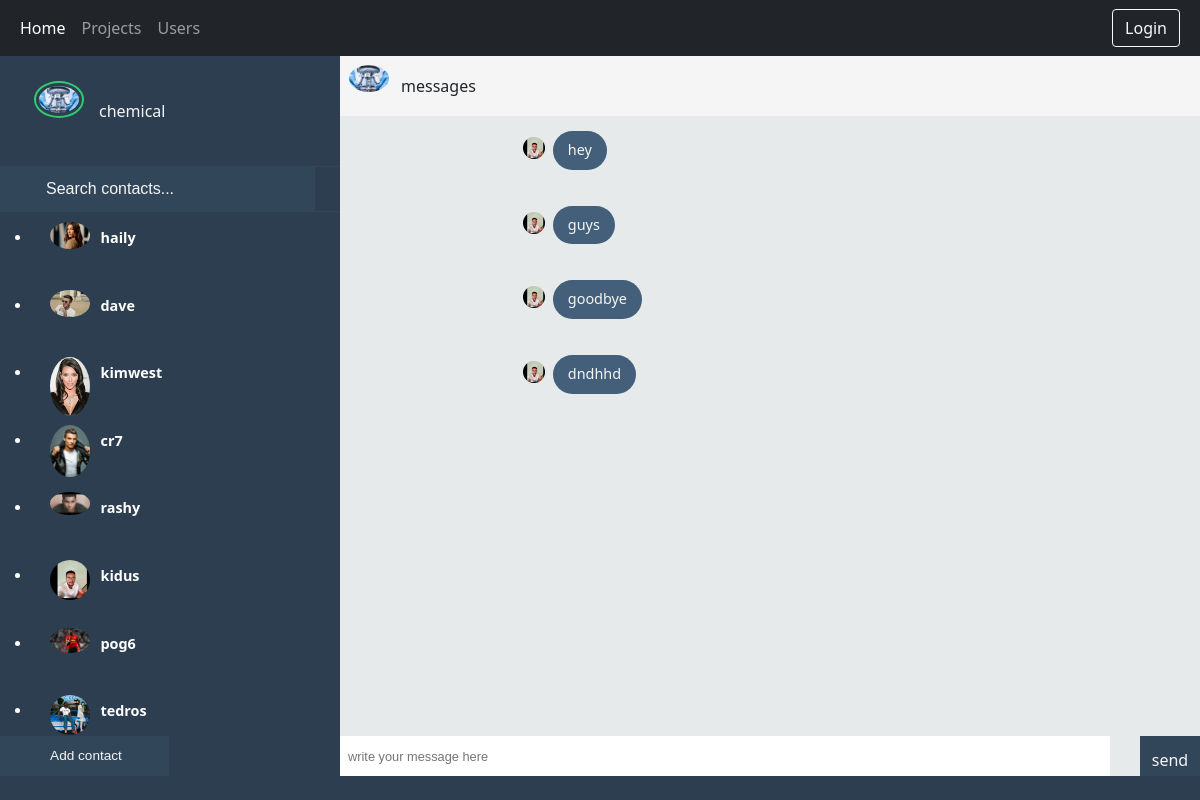
The page /each_group/467a8e3d-2248-490e-be30-5a88f5d6e422/ on the database its author committed.
### users/models.py (models this page shows, shortened)
class Group(models.Model):
    name= models.CharField(max_length=20, null=True, blank=True)
    group_profile=models.ImageField(null=True,blank=True,upload_to="project_profiles/", default='project_profiles/default.jpg')
    users=models.ManyToManyField('Account',blank=True)
    created = models.DateTimeField(auto_now_add=True)
    id = models.UUIDField(default=uuid.uuid4, unique=True, primary_key=True, editable=False)

class Account(models.Model):
    user = models.OneToOneField(User, on_delete=models.CASCADE, null=True, blank=True)
    first_name=models.CharField(max_length=200, null=True, blank=True)
    last_name = models.CharField(max_length=200, null=True, blank=True)
    username=models.CharField(max_length=200, null=True, blank=True)
    email=models.EmailField(max_length=200)
    location=models.CharField(max_length=200, null=True, blank=True)
    bio=models.TextField(max_length=200, null=True, blank=True)
    job=models.CharField(max_length=200, null=True, blank=True)
    status=models.CharField(max_length=200, null=True, blank=True)
    profile=models.ImageField(null=True, blank=True,upload_to="profiles/",default='profiles/user-default.png')
    groups=models.ManyToManyField('Group',blank=True)
    github_account=models.CharField(max_length=200, null=True, blank=True)
    linkedin_account = models.CharField(max_length=200, null=True, blank=True)
    follower_accounts= models.ManyToManyField('Account', blank=True)
    followed_accounts= models.ManyToManyField('Account', blank=True,related_name="follows")
    followers = models.IntegerField(default=0, null=True, blank=True)
    following = models.IntegerField(default=0, null=True, blank=True)
    created = models.DateTimeField(auto_now_add=True)
    id = models.UUIDField(default=uuid.uuid4, unique=True, primary_key=True, editable=False)
    class Meta:
        ordering = ['-followers']

### actions/models.py (models this page shows, shortened)
class GroupMessage(models.Model):
    owner=models.ForeignKey(Group, on_delete=models.CASCADE, null=True, blank=True)
    sender = models.ForeignKey(Account, on_delete=models.SET_NULL, null=True, blank=True, related_name="me")
    body = models.CharField(max_length=1000, null=True, blank=True)
    is_read = models.BooleanField(default=False, null=True)
    created = models.DateTimeField(auto_now_add=True)
    id = models.UUIDField(default=uuid.uuid4, unique=True, primary_key=True, editable=False)
    class Meta:
        ordering = ['is_read', 'created']

### users/views.py (the view, shortened to what this page needs)
# urls.py: path('each_group/<str:pk>/',views.eachGroup,name="each_group"),
def eachGroup(request,pk):
    group=Group.objects.get(id=pk)
    form = GroupMessageForm()
    group_users,search_query = search_contacts(request)
    group_users_list = []
    for user in group_users:
        if user in group.users.all():
            group_users_list.append(user)
    content={"group":group,"form":form,"group_users_list":group_users_list,"search_query":search_query}
    return render(request,"users/each_group.html",content)

### users/forms.py
class GroupMessageForm(ModelForm):
    class Meta:
        model = GroupMessage
        fields = ["body"]
    def __init__(self, *args, **kwargs):
        super(GroupMessageForm, self).__init__(*args, **kwargs)
        for key, value in self.fields.items():
            value.widget.attrs.update({'class': 'wrap','placeholder':'write your message here'})

### users/utils.py (called while the page is built)
def search_contacts(request):
    search_query = ''
    if request.GET.get('search_query'):
        search_query = request.GET.get('search_query')
    accounts = Account.objects.filter(Q(username__icontains=search_query) | Q(first_name__icontains=search_query) | Q(last_name__icontains=search_query) | Q(job__icontains=search_query))
    return accounts,search_query

### users/templates/users/each_group.html (shortened to what this page needs)
{% extends 'main.html' %}
{% block content %}
</head><body>
<div id="frame">
	<div id="sidepanel">
		<div id="profile">
			<div class="wrap">
				<img id="profile-img" src="{{group.group_profile.url}}" class="online" alt="" />
				<p>{{group.name}}</p>
				<div id="expanded">
				</div>
			</div>
		</div>
		<div id="search">
			<form action="" method="get">
			<input type="text" placeholder="Search contacts..."  name="search_query" value="{{search_query}}"/>
				</form>
		</div>
		<div id="contacts">
			<ul>
                {% for account in group_users_list %}
					{% if request.user.account.id == account.id%}
					<a href="{% url 'account' account.id %}" style="color: white;">
					{% else %}
					<a href="{% url 'user_account' account.id %}" style="color: white;">
					{% endif %}
				<li class="contact">
					<div class="wrap">
						<img src="{{account.profile.url}}" alt="" />
						<div class="meta">
							<p class="name">{{account.username}}</p>
						</div>
					</div>
				</li>
						</a>
                {% endfor %}
			</ul>
		</div>
		<div id="bottom-bar">
			<a href="{% url 'add_contact' group.id request.user.account.id %}">
			<button id="addcontact"> <span>Add contact</span></button>
			</a>
		</div>
	</div>
	<div class="content">
		<div class="contact-profile">
			<img src="{{group.group_profile.url}}" alt="" />
			<p>messages</p>
			<div class="social-media">
			</div>
		</div>
		<div class="messages">
			<ul>
                {% for message in group.groupmessage_set.all %}
				{% if message.sender == request.user.account %}
				<li class="replies">
					<a href="{% url 'account' message.sender.id %}">
					<img src="{{message.sender.profile.url}}" alt="" />
						</a>
					<p>{{message.body}}</p>
				</li>
				{% else %}
				<li class="sent">
					<a href="{% url 'user_account' message.sender.id %}">
					<img src="{{message.sender.profile.url}}" alt="" />
						</a>
					<p>{{message.body}}</p>
				</li>
				{% endif %}
				{% endfor %}
			</ul>
		</div>
		<div class="message-input">
			<form  method="post">
				{% for field in form %}
			<div class="wrap">
				{{field}}
				<button type="submit" class="submit" style="width:60px; height: 40px;">send</button>
				</form>
			{% endfor %}
		</div>
	</div>
</div>
{% endblock content %}

### users/templates/users/each_group.html (style rules this page uses)
a:link { text-decoration: None; }
#frame { width: 100%; min-width: 360px; max-width: 2000px; height: 100vh; min-height: 300px; max-height: 720px; background: #E6EAEA; }
#frame #sidepanel { float: left; min-width: 280px; max-width: 340px; width: 40%; height: 100%; background: #2c3e50; color: #f5f5f5; overflow: visible; position: relative; }
#frame #sidepanel #profile { width: 80%; margin: 25px auto; }
#frame #sidepanel #profile .wrap { height: 60px; line-height: 60px; overflow: hidden; -moz-transition: 0.3s height ease; -o-transition: 0.3s height ease; -webkit-transition: 0.3s height ease; transition: 0.3s height ease; }
#frame #sidepanel #profile .wrap img { width: 50px; border-radius: 50%; padding: 3px; border: 2px solid #e74c3c; height: auto; float: left; cursor: pointer; -moz-transition: 0.3s border ease; -o-transition: 0.3s border ease; -webkit-transition: 0.3s border ease; transition: 0.3s border ease; }
#frame #sidepanel #profile .wrap img.online { border: 2px solid #2ecc71; }
#frame #sidepanel #profile .wrap p { float: left; margin-left: 15px; }
#frame #sidepanel #profile .wrap #expanded { padding: 100px 0 0 0; display: block; line-height: initial !important; }
#frame #sidepanel #search { border-top: 1px solid #32465a; border-bottom: 1px solid #32465a; font-weight: 300; }
#frame #sidepanel #search input { font-family: "proxima-nova", "Source Sans Pro", sans-serif; padding: 10px 0 10px 46px; width: calc(100% - 25px); border: none; background: #32465a; color: #f5f5f5; }
#frame #sidepanel #contacts { height: calc(100% - 177px); overflow-y: scroll; overflow-x: hidden; }
#frame #sidepanel #contacts ul li.contact { position: relative; padding: 10px 0 15px 0; font-size: 0.9em; cursor: pointer; }
#frame #sidepanel #contacts ul li.contact .wrap { width: 88%; margin: 0 auto; position: relative; }
#frame #sidepanel #contacts ul li.contact .wrap img { width: 40px; border-radius: 50%; float: left; margin-right: 10px; }
#frame #sidepanel #contacts ul li.contact .wrap .meta { padding: 5px 0 0 0; }
#frame #sidepanel #contacts ul li.contact .wrap .meta .name { font-weight: 600; }
#frame #sidepanel #bottom-bar { position: absolute; width: 100%; bottom: 0; }
#frame #sidepanel #bottom-bar button { float: left; border: none; width: 50%; padding: 10px 0; background: #32465a; color: #f5f5f5; cursor: pointer; font-size: 0.85em; font-family: "proxima-nova", "Source Sans Pro", sans-serif; }
#frame #sidepanel #bottom-bar button:nth-child(1) { border-right: 1px solid #2c3e50; }
#frame .content { float: right; width: 60%; height: 100%; overflow: visible; position: relative; }
@media screen and (min-width: 900px) { #frame .content { width: calc(100% - 340px); } }
#frame .content .contact-profile { width: 100%; height: 60px; line-height: 60px; background: #f5f5f5; }
#frame .content .contact-profile img { width: 40px; border-radius: 50%; float: left; margin: 9px 12px 0 9px; }
#frame .content .contact-profile p { float: left; }
#frame .content .contact-profile .social-media { float: right; }
#frame .content .messages { height: auto; min-height: calc(100% - 93px); max-height: calc(100% - 93px); overflow-y: scroll; overflow-x: hidden; }
#frame .content .messages ul li { display: inline-block; clear: both; float: left; margin: 15px 15px 5px 15px; width: calc(100% - 25px); font-size: 0.9em; }
#frame .content .messages ul li:nth-last-child(1) { margin-bottom: 20px; }
#frame .content .messages ul li.sent img { margin: 6px 8px 0 0; }
#frame .content .messages ul li.sent p { background: #435f7a; color: #f5f5f5; }
#frame .content .messages ul li img { width: 22px; border-radius: 50%; float: left; }
#frame .content .messages ul li p { display: inline-block; padding: 10px 15px; border-radius: 20px; max-width: 205px; line-height: 130%; }
@media screen and (min-width: 735px) { #frame .content .messages ul li p { max-width: 300px; } }
#frame .content .message-input { position: absolute; bottom: 0; width: 100%; z-index: 99; }
#frame .content .message-input .wrap { position: relative; }
#frame .content .message-input .wrap input { font-family: "proxima-nova", "Source Sans Pro", sans-serif; float: left; border: none; width: calc(100% - 90px); padding: 11px 32px 10px 8px; font-size: 0.8em; color: #32465a; }
#frame .content .message-input .wrap button { float: right; border: none; width: 50px; padding: 12px 0; cursor: pointer; background: #32465a; color: #f5f5f5; }

### rows shown on the page
Group: group_profile (picture), name "chemical"
Account: profile (picture), username "haily"
Account: profile (picture), username "dave"
Account: profile (picture), username "kimwest"
Account: profile (picture), username "cr7"
Account: profile (picture), username "rashy"
Account: profile (picture), username "kidus"
Account: profile (picture), username "pog6"
Account: profile (picture), username "tedros"
GroupMessage: sender.profile (picture), body "hey"
GroupMessage: sender.profile (picture), body "guys"
GroupMessage: sender.profile (picture), body "goodbye"
GroupMessage: sender.profile (picture), body "dndhhd"
